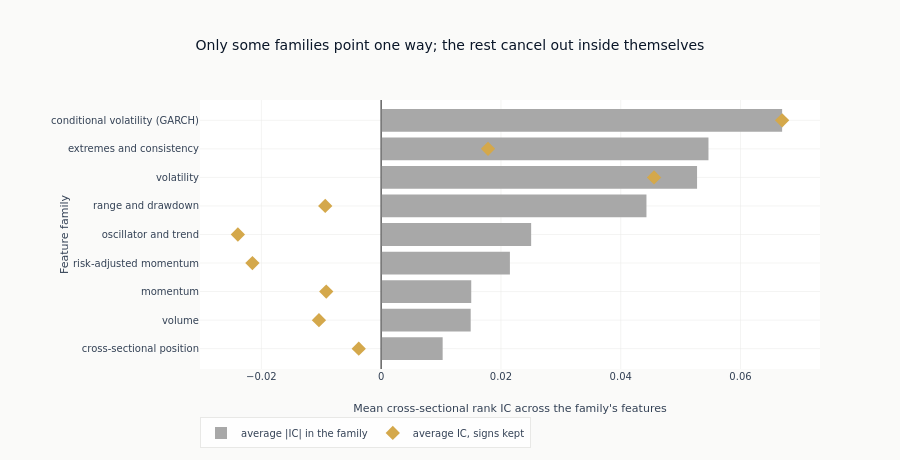

Notebook code for this chart:
### Markdown cell above
### Where the association sits, by family

The register's families are the groups a reader would think in, so the association is
summarized over them: how large it is on average within the family, and whether the
family points one way or cancels out inside itself. A family whose features disagree in
direction is not a family carrying a signal, it is a label over several different ones.

### Code cell
fdr_sig_set = set(eval_summary.filter(pl.col("fdr_sig").fill_null(False))["feature"].to_list())

family_summary = (
    pl.DataFrame(
        {
            "family": [families[f] for f in ic_results],
            "ic": [ic_results[f]["mean_ic"] for f in ic_results],
            "fdr_sig": [f in fdr_sig_set for f in ic_results],
        }
    )
    .group_by("family")
    .agg(
        pl.len().alias("n_features"),
        pl.col("ic").abs().mean().alias("avg_abs_ic"),
        pl.col("ic").mean().alias("avg_ic"),
        pl.col("fdr_sig").sum().alias("n_fdr_sig"),
    )
    .sort("avg_abs_ic", descending=True)
)

fig = go.Figure()
fig.add_trace(
    go.Bar(
        x=family_summary["avg_abs_ic"].to_list()[::-1],
        y=family_summary["family"].to_list()[::-1],
        orientation="h",
        marker_color=GRAY_FILLS["muted"],
        name="average |IC| in the family",
    )
)
fig.add_trace(
    go.Scatter(
        x=family_summary["avg_ic"].to_list()[::-1],
        y=family_summary["family"].to_list()[::-1],
        mode="markers",
        marker=dict(color=COLORS["amber"], size=11, symbol="diamond"),
        name="average IC, signs kept",
    )
)
fig.add_vline(x=0, line=dict(color=GRAY_FILLS["border"], width=1))
fig.update_layout(
    template="ml4t",
    height=460,
    width=900,
    title_text="Only some families point one way; the rest cancel out inside themselves",
    xaxis_title="Mean cross-sectional rank IC across the family's features",
    yaxis_title="Feature family",
    legend=dict(orientation="h", y=-0.18),
    margin=dict(l=200),
)
fig.show()

### Figure 1 — Plotly figure (JSON) as saved in the notebook; plotly's stock layout.template omitted (floating-point values rounded to 4 significant figures)
{"data": [{"marker": {"color": "#a8a8a8"}, "name": "average |IC| in the family", "orientation": "h", "type": "bar", "x": [0.01027, 0.01495, 0.01504, 0.0215, 0.02504, 0.0443, 0.05275, 0.05465, 0.06695], "y": ["cross-sectional position", "volume", "momentum", "risk-adjusted momentum", "oscillator and trend", "range and drawdown", "volatility", "extremes and consistency", "conditional volatility (GARCH)"]}, {"marker": {"color": "#D4A84B", "size": 11, "symbol": "diamond"}, "mode": "markers", "name": "average IC, signs kept", "type": "scatter", "x": [-0.003743, -0.01039, -0.009171, -0.0215, -0.02393, -0.009339, 0.04556, 0.01784, 0.06695], "y": ["cross-sectional position", "volume", "momentum", "risk-adjusted momentum", "oscillator and trend", "range and drawdown", "volatility", "extremes and consistency", "conditional volatility (GARCH)"]}], "layout": {"height": 460, "legend": {"orientation": "h", "y": -0.18}, "margin": {"l": 200}, "shapes": [{"line": {"color": "#666666", "width": 1}, "type": "line", "x0": 0, "x1": 0, "xref": "x", "y0": 0, "y1": 1, "yref": "y domain"}], "title": {"text": "Only some families point one way; the rest cancel out inside themselves"}, "width": 900, "xaxis": {"title": {"text": "Mean cross-sectional rank IC across the family's features"}}, "yaxis": {"title": {"text": "Feature family"}}}}
